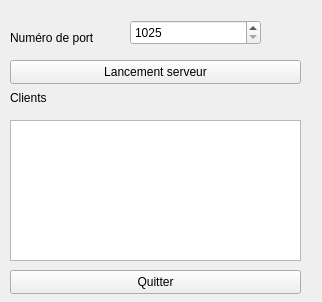
<?xml version="1.0" encoding="UTF-8"?>
<ui version="4.0">
 <class>ServeurWidget</class>
 <widget class="QWidget" name="ServeurWidget">
  <property name="geometry">
   <rect>
    <x>0</x>
    <y>0</y>
    <width>322</width>
    <height>302</height>
   </rect>
  </property>
  <property name="windowTitle">
   <string>ServeurWidget</string>
  </property>
  <widget class="QLabel" name="label">
   <property name="geometry">
    <rect>
     <x>10</x>
     <y>30</y>
     <width>101</width>
     <height>16</height>
    </rect>
   </property>
   <property name="text">
    <string>Numéro de port</string>
   </property>
  </widget>
  <widget class="QPushButton" name="pushButtonLancecementServeur">
   <property name="geometry">
    <rect>
     <x>10</x>
     <y>60</y>
     <width>291</width>
     <height>24</height>
    </rect>
   </property>
   <property name="text">
    <string>Lancement serveur</string>
   </property>
  </widget>
  <widget class="QLabel" name="label_2">
   <property name="geometry">
    <rect>
     <x>10</x>
     <y>90</y>
     <width>58</width>
     <height>16</height>
    </rect>
   </property>
   <property name="text">
    <string>Clients</string>
   </property>
  </widget>
  <widget class="QTextEdit" name="textEditLogs">
   <property name="geometry">
    <rect>
     <x>10</x>
     <y>120</y>
     <width>291</width>
     <height>141</height>
    </rect>
   </property>
  </widget>
  <widget class="QPushButton" name="pushButtonQuitter">
   <property name="geometry">
    <rect>
     <x>10</x>
     <y>270</y>
     <width>291</width>
     <height>24</height>
    </rect>
   </property>
   <property name="text">
    <string>Quitter</string>
   </property>
  </widget>
  <widget class="QSpinBox" name="spinBoxNumeroPort">
   <property name="geometry">
    <rect>
     <x>130</x>
     <y>20</y>
     <width>131</width>
     <height>25</height>
    </rect>
   </property>
   <property name="minimum">
    <number>1025</number>
   </property>
   <property name="maximum">
    <number>3000</number>
   </property>
  </widget>
 </widget>
 <resources/>
 <connections>
  <connection>
   <sender>pushButtonQuitter</sender>
   <signal>clicked()</signal>
   <receiver>ServeurWidget</receiver>
   <slot>close()</slot>
   <hints>
    <hint type="sourcelabel">
     <x>79</x>
     <y>278</y>
    </hint>
    <hint type="destinationlabel">
     <x>2</x>
     <y>269</y>
    </hint>
   </hints>
  </connection>
 </connections>
</ui>
